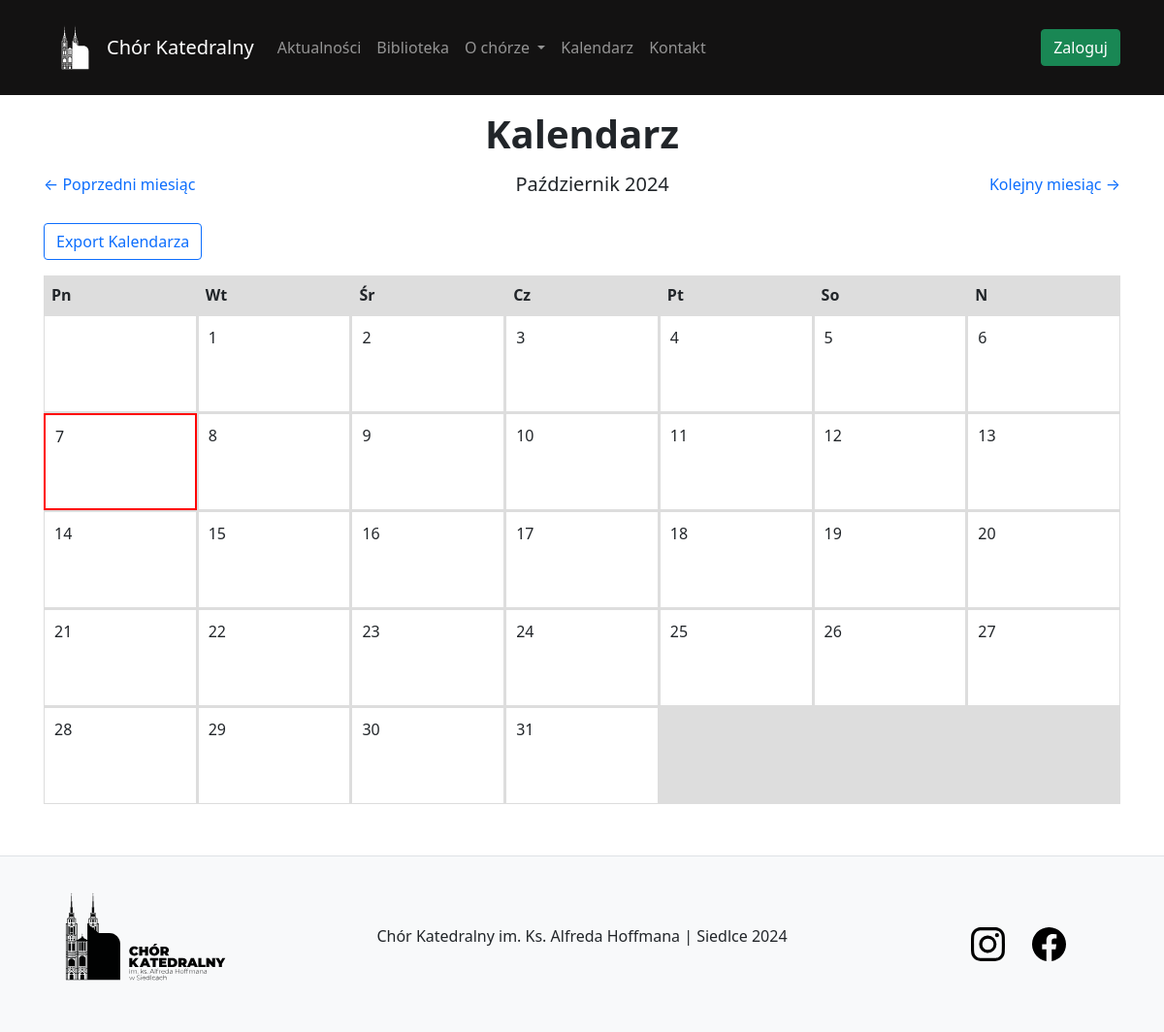
/event/2024/10/, run on an earlier commit of the app's database.
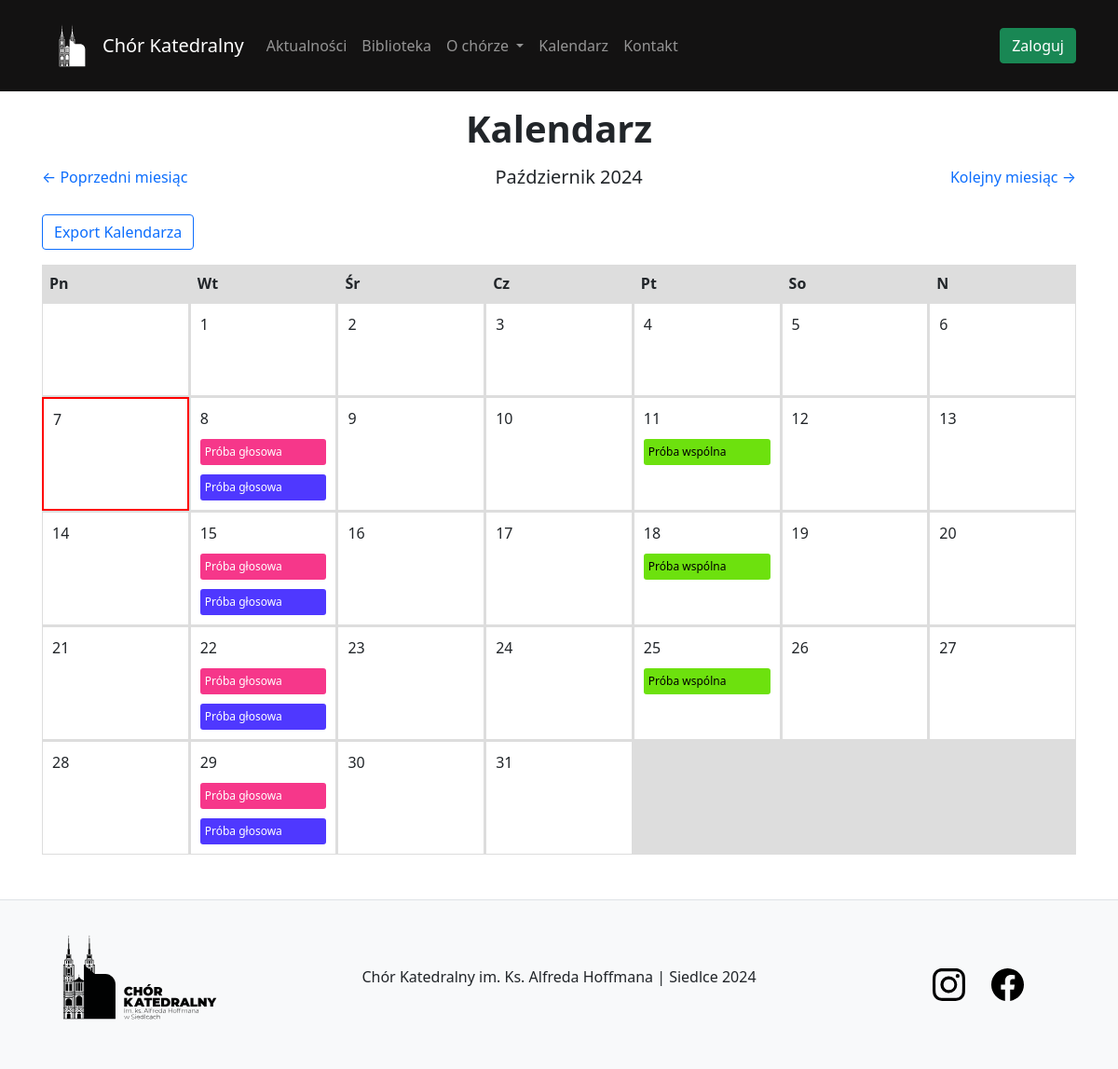
And on a later commit of the database.
### event/models.py (models this page shows, shortened)
class Event(models.Model):
    title = models.CharField(max_length=200)
    description = models.TextField()
    colour = models.CharField('colour', max_length=25, null=True, blank=True)
    date_event = models.DateField(default=date.today)  # Только дата
    start_time = models.TimeField()  # Время начала события
    end_time = models.TimeField()    # Время окончания события

### event/views.py (the view)
# urls.py: path('<int:year>/<int:month>/', views.get_month, name='calendar'),
def get_month(request, year, month):
    first_day_of_month = date(year, month, 1)
    _, days_in_month = calendar.monthrange(year, month)
    start_day = first_day_of_month.weekday()  # 0: Monday, 6: Sunday
    days = []
    for day in range(1, days_in_month + 1):
        current_date = date(year, month, day)
        events = Event.objects.filter(date_event=current_date).order_by('start_time')
        days.append({
            'day': day,
            'date': current_date,
            'events': events
        })
    today = timezone.localdate()
    days_of_week = ["Pn", "Wt", "Śr", "Cz", "Pt", "So", "N"]
    context = {
        'days_in_month': days,
        'empty_days': range(start_day),
        'prev_month': first_day_of_month.replace(day=1) - timezone.timedelta(days=1),
        'next_month': first_day_of_month.replace(day=days_in_month) + timezone.timedelta(days=1),
        'days_of_week': days_of_week,
        'current_year': year,
        'current_month': month,
        'current_month_object' : first_day_of_month,
        'today' : today
    }
    return render(request, 'event/calendar.html', context)

### library/context_processors.py (called while the page is built)
def current_time(request):
    now = timezone.now()
    return {
        'current_year': now.year,
        'current_month': now.month,
    }

### event/templates/event/calendar.html (shortened to what this page needs)
{% extends 'content/template.html' %}
{% block body %}
<div class="header">
    <h1 class="m-3">Kalendarz</h1>
    <div class="nav">
        <a href="{% url 'calendar' prev_month.year prev_month.month %}">← Poprzedni miesiąc</a>
        <h5>{{ current_month_object|date:"F Y" }}</h5>
        <a href="{% url 'calendar' next_month.year next_month.month %}">Kolejny miesiąc →</a>
    </div>
</div>
<button type="button" class="btn btn-outline-primary mb-3" data-bs-toggle="modal" data-bs-target="#exampleModal">
    Export Kalendarza
</button>
<div class="calendar">
    {% for day in days_of_week %}
        <div class="day-header p-2"><strong>{{ day }}</strong></div>
    {% endfor %}
    {% for _ in empty_days %}
        <div class="day"></div>
    {% endfor %}
    {% for day in days_in_month %}
        <div class="day {% if day.date == today %}today{% endif %}" data-bs-toggle="modal" data-bs-target="#dayDetails{{ day.day }}">
            {{ day.day }}
            {% for event in day.events %}
                <div class="event" style="background-color: {{ event.colour }};">
                    <div class="title">
                        {{ event.title }}
                    </div>
                </div>
            {% endfor %}
        </div>
    {% endfor %}
</div>
{% endblock %}

### content/templates/content/template.html (shortened to what this page needs)
{% load static %}
<!DOCTYPE html>
<html lang="en">
<head>
    <link href="https://cdn.jsdelivr.net/npm/bootstrap@5.0.2/dist/css/bootstrap.min.css" rel="stylesheet">
    <link rel="stylesheet" href="https://cdnjs.cloudflare.com/ajax/libs/toastr.js/latest/toastr.min.css">
    <link rel="stylesheet" href="{% static 'content/css/main.css' %}">
</head>
<body class="body-bg">
    <div class="overlay">
        <nav class="navbar navbar-dark navbar-expand-lg bg-dark sticky-top">
            <div class="container main-container">
                <img class="m-0 p-0" src="{% static 'content/img/logo_light.svg' %}" width="65px" alt="Chór Katedralny">
                <a class="navbar-brand text-center" href="/">
                    Chór Katedralny
                </a>
                <div class="collapse navbar-collapse" id="navbarTogglerDemo03">
                    <ul class="navbar-nav me-auto mb-2 mb-lg-0">
                        <li class="nav-item">
                            <a class="nav-link" href="{% url 'listNews' %}">Aktualności</a>
                        </li>
                        {% if user.is_authenticated %}
                        <li class="nav-item dropdown">
                            <a class="nav-link dropdown-toggle" href="#" id="navbarDarkDropdownMenuLink" role="button"
                               data-bs-toggle="dropdown" aria-expanded="false">
                                Biblioteka
                            </a>
                            <ul class="dropdown-menu dropdown-menu-dark" aria-labelledby="navbarDarkDropdownMenuLink">
                                <li><a class="dropdown-item" href="{% url 'listComposition' %}">Utwory</a></li>
                                <li><a class="dropdown-item" href="{% url 'listFolder' %}">Teczki</a></li>
                                {% if perms.composition.change_composition %}
                                <li><a class="dropdown-item" href="{% url 'listRepertoirs' %}">Repertuar</a></li>
                                <li><a class="dropdown-item" href="#">Ustawienia</a></li>
                                {% endif %}
                                {% if perms.user.change_user %}
                                <li><a class="dropdown-item" href="{% url 'manageUsers' %}">Użytkownicy</a></li>
                                {% endif %}
                            </ul>
                        </li>
                        {% else %}
                        <li class="nav-item">
                            <a class="nav-link" href="{% url 'listComposition' %}">Biblioteka</a>
                        </li>
                        {% endif %}
                        <ul class="navbar-nav">
                            <li class="nav-item dropdown">
                                <a class="nav-link dropdown-toggle" href="#" id="navbarDarkDropdownMenuLink" role="button"
                                   data-bs-toggle="dropdown" aria-expanded="false">
                                    O chórze
                                </a>
                            </li>
                        </ul>
                        <li class="nav-item">
                            {% if current_year and current_month %}
                            <a class="nav-link" href="{% url 'calendar' current_year current_month %}">Kalendarz</a>
                            {% else %}
                                <a class="nav-link" href="#">Kalendarz</a>
                            {% endif %}
                        </li>
                        <li class="nav-item">
                            <a class="nav-link" href="{% url 'contact' %}">Kontakt</a>
                        </li>
                    </ul>
                    {% if user.is_authenticated %}
                        <ul class="navbar-nav">
                            <li class="nav-item dropdown">
                                <a class="nav-link dropdown-toggle" href="#" id="navbarDarkDropdownMenuLink" role="button"
                                   data-bs-toggle="dropdown" aria-expanded="false">
                                   Witaj, {{ user.name }}
                                </a>
                                <ul class="dropdown-menu dropdown-menu-dark" aria-labelledby="navbarDarkDropdownMenuLink">
                                    <li>
                                        <form method="post" action="{% url 'logout' %}">
                                            {% csrf_token %}
                                            <button type="submit" class="dropdown-item">Wyloguj</button>
                                        </form>
                                    </li>
                                </ul>
                            </li>
                        </ul>
                    {% else %}
                        <a class="btn btn-success" href="{% url 'signIn' %}" role="button">Zaloguj</a>
                    {% endif %}
                </div>
            </div>
        </nav>
        <div class="container main-container align-items-center" style="min-height: 90vh; width: 100%">
            <div class="toast-container position-fixed bottom-0 end-0 p-3" style="z-index: 11">
            </div>
            {% block body %}
            {% endblock %}
        </div>
        {% include 'content/footer.html' %}
    </div>
</body>
</html>

### content/templates/content/footer.html (shortened to what this page needs)
{% load static %}
<footer class="text-center mt-5 border-top bg-light">
    <div class="container-fluid px-0">
        <div class="row justify-content-between align-items-center mx-0">
            <div class="col-md-3 mb-3 mb-3 md-0">
                <img class="m-0 p-0" src="{% static 'content/img/logo_dark_with_text.svg' %}" width="240px" alt="Chór Katedralny">
            </div>
            <div class="col-md-6 mb-md-0">
                <p>Chór Katedralny im. Ks. Alfreda Hoffmana | Siedlce 2024</p>
            </div>
            <div class="col-md-3">
                <ul class="list-inline mb-0 justify-content-end">
                    <li class="list-inline-item">
                        <a class="text-body-secondary me-3" href="https://www.instagram.com/chorkatedralny.siedlce?utm_medium=copy_link">
                        </a>
                    </li>
                    <li class="list-inline-item">
                        <a class="text-body-secondary" href="https://www.facebook.com/chorkatedralny.siedlce">
                        </a>
                    </li>
                </ul>
            </div

### content/static/content/css/main.css (style rules this page uses)
.main-container { margin-right: auto; margin-left: auto; padding-right: 15px; padding-left: 15px; }
h1 { font-weight: bold; }
.sticky-top { position: sticky; top: 0; scroll-padding-top: 108px; }
a { text-decoration: none; }

### content/templates/content/template.html (style rules this page uses)
.bg-dark { background-color: rgb(19, 18, 18) !important; }

### event/templates/event/calendar.html (style rules this page uses)
.calendar { display: grid; grid-template-columns: repeat(7, 1fr); gap: 1px; background-color: #ddd; }
.day { background-color: #fff; padding: 10px; min-height: 100px; border: 1px solid #ddd; position: relative; }
.event { margin-top: 10px; padding: 5px; border-radius: 3px; font-size: 12px; }
.header { text-align: center; margin-bottom: 20px; }
.nav { display: flex; justify-content: space-between; margin-bottom: 10px; }
.today { border: 2px solid red; }

What changed in the data, as far as the page shows it:
added Event: title "Próba głosowa", colour "#f6378a" (drawn), shown under "8"
added Event: title "Próba głosowa", colour "#4f38ff" (drawn), shown under "8"
added Event: title "Próba wspólna", colour "#6de10e" (drawn), shown under "11"
added Event: title "Próba głosowa", colour "#f6378a" (drawn), shown under "15"
added Event: title "Próba głosowa", colour "#4f38ff" (drawn), shown under "15"
added Event: title "Próba wspólna", colour "#6de10e" (drawn), shown under "18"
added Event: title "Próba głosowa", colour "#f6378a" (drawn), shown under "22"
added Event: title "Próba głosowa", colour "#4f38ff" (drawn), shown under "22"
added Event: title "Próba wspólna", colour "#6de10e" (drawn), shown under "25"
added Event: title "Próba głosowa", colour "#f6378a" (drawn), shown under "29"
added Event: title "Próba głosowa", colour "#4f38ff" (drawn), shown under "29"
